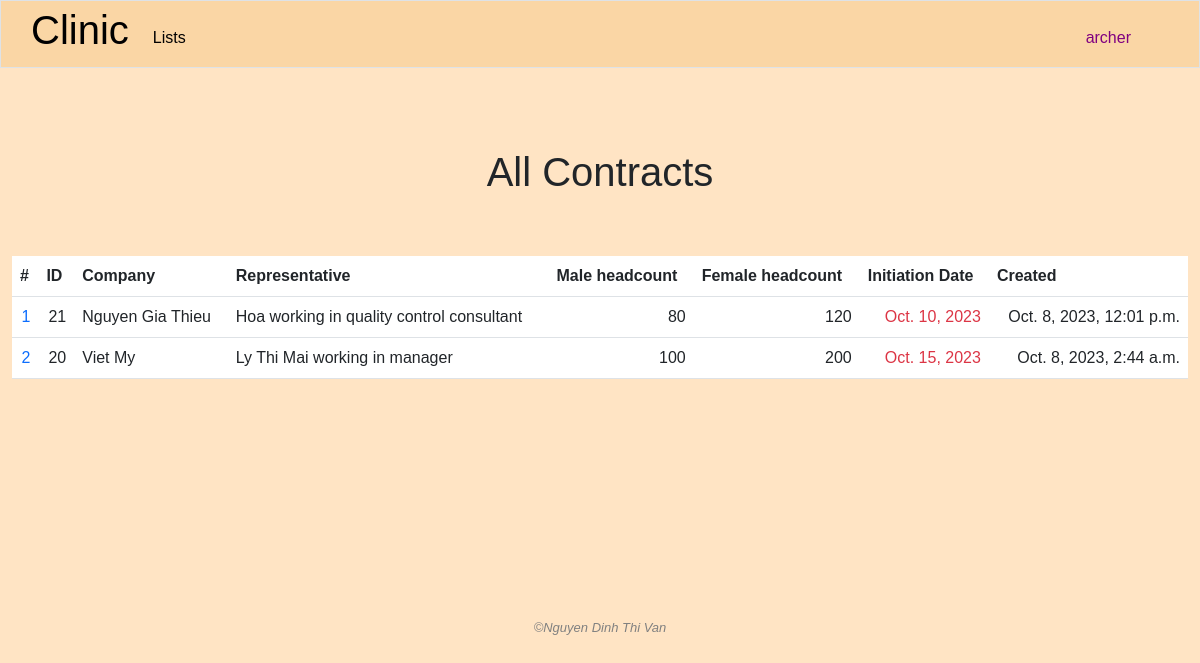
Before: /all_contracts (signed in) with the older database file.
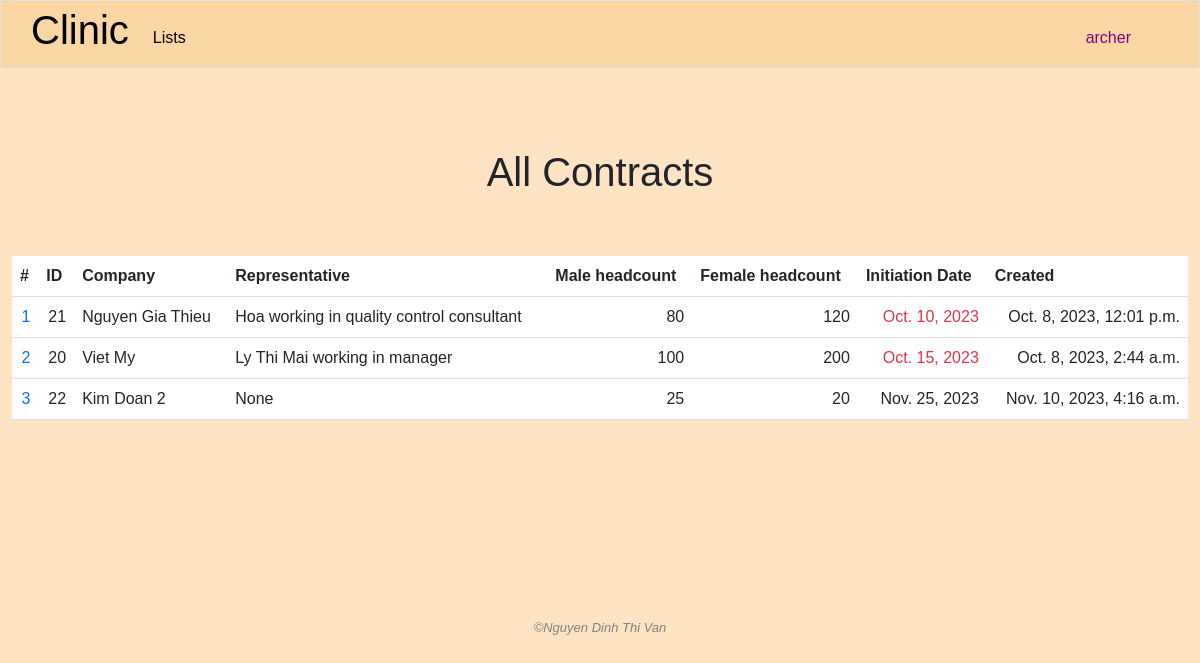
After: the same page with the newer database file.
### clinic/models.py (models this page shows, shortened)
class Contract(models.Model):
    client = models.ForeignKey(Company, on_delete=models.CASCADE, related_name='contracts')
    services = models.ManyToManyField(Service, related_name='contracts')
    male_headcount = models.IntegerField()
    female_headcount = models.IntegerField()
    total_value = models.IntegerField(blank=True, null=True)
    discount = models.DecimalField(max_digits=5, decimal_places=2, default=0.00)
    revenue = models.IntegerField(blank=True, null=True)
    initiation_date = models.DateField(blank=True, null=True)
    created = models.DateTimeField(auto_now_add=True)
    created_by = models.ForeignKey(User, on_delete=models.SET_NULL, blank=True, null=True, related_name='contracts_added')
    modified_by = models.ForeignKey(User, on_delete=models.SET_NULL, blank=True, null=True, related_name='contracts_modified')
    pdf_file = models.FileField(upload_to='uploaded_files/', blank=True, null=True)
    archived = models.BooleanField(default=False)
    archived_date = models.DateTimeField(blank=True, null=True)
    archived_by = models.ForeignKey(User, on_delete=models.SET_NULL, blank=True, null=True, related_name="archived_contracts")

class Company(models.Model):
    name = models.CharField(max_length=255)
    industry = models.CharField(max_length=255)
    address = models.TextField()
    email = models.CharField(max_length=255, blank=True, null=True)
    phone = models.CharField(max_length=255, blank=True, null=True)
    representative = models.ForeignKey('People', on_delete=models.SET_NULL, blank=True, null=True, related_name="companies")
    male_headcount = models.IntegerField()
    female_headcount = models.IntegerField()
    created_by = models.ForeignKey(User, on_delete=models.SET_NULL, blank=True, null=True, related_name="add_companies")
    modified_by = models.ForeignKey(User, on_delete=models.SET_NULL, blank=True, null=True, related_name="modified_companies")

class People(models.Model):
    name = models.CharField(max_length=255)
    company = models.ManyToManyField(Company,related_name="contact")
    position = models.TextField(blank=True)
    address = models.TextField(blank=True, null=True)
    email = models.CharField(max_length=255)
    phone = models.CharField(max_length=255)
    note = models.TextField(blank=True)
    created_by = models.ForeignKey(User, on_delete=models.SET_NULL, blank=True, null=True, related_name='add_people')
    modified_by = models.ForeignKey(User, on_delete=models.SET_NULL, blank=True, null=True, related_name='modified_person')
    def __str__(self):
        return f"{self.name} working in {self.position}"

### clinic/views.py (the view)
# urls.py: path('all_contracts', views.all_contracts, name="all_contracts"),
@login_required
def all_contracts(request):
    if "read_contract_info" not in user_right(request.user.management_right_level):
        request.session['nay_message'] = 'You do not have the right to access this information'
        return HttpResponseRedirect(reverse('index'))
    contracts = Contract.objects.filter(archived=False).order_by('initiation_date')
    today = date.today()
    for contract in contracts:
        if days_between(str(today), str(contract.initiation_date)) <= 10:
            contract.in_within_10_days = True
        else:
            contract.in_within_10_days = False
    yay_message = request.session.get('yay_message', '')
    nay_message = request.session.get('nay_message', '')
    request.session['yay_message'] = ''
    request.session['nay_message'] = ''
    return render(request, "clinic/contracts.html", {
        "contracts": contracts,
        "today": today,
        "yay_message": yay_message,
        "nay_message": nay_message
    })

### clinic/helpers.py (called while the page is built)
def days_between(d1, d2):
    d1 = datetime.strptime(d1, '%Y-%m-%d')
    d2 = datetime.strptime(d2, '%Y-%m-%d')
    return (d2 - d1).days

### clinic/templates/clinic/contracts.html (shortened to what this page needs)
{% extends "clinic/layout.html" %}
{% load static %}
{% block main %}
    <h1 class="text-center page-title">All Contracts</h1>
    <div class="container-fluid">
        <table class="table table-hover">
            <thead>
                <tr>
                    <th>
                        #
                    </th>
                    <th>
                        ID
                    </th>
                    <th>
                        Company
                    </th>
                    <th>
                        Representative
                    </th>
                    <th>
                        Male headcount
                    </th>
                    <th>
                        Female headcount
                    </th>
                    <th>
                        Initiation Date
                    </th>
                    <th>
                        Created
                    </th>
                </tr>
            </thead>
            <tbody>
                {% for contract in contracts %}
                    <tr>
                        <td class="text-end">
                            <a class="no-underline" href="{% url 'contract_detail' contract_id=contract.id %}">
                                {{ forloop.counter }}
                            </a>
                        </td>
                        <td class="text-end">{{ contract.id }}</td>
                        <td>{{ contract.client.name }}</td>
                        <td>{{ contract.client.representative }}</td>
                        <td class="text-end">{{ contract.male_headcount }}</td>
                        <td class="text-end">{{ contract.female_headcount }}</td>
                        <td class="text-end {% if contract.in_within_10_days %} text-danger {% endif %}">{{ contract.initiation_date }}</td>
                        <td class="text-end">{{ contract.created }}</td>
                    </tr>
                {% endfor %}
            </tbody>
        </table>
    </div>
{% endblock %}

Changed rows visible on the page:
added Contract: id "22", client.name "Kim Doan 2", client.representative "None", male_headcount "25", female_headcount "20", initiation_date "Nov. 25, 2023", created "Nov. 10, 2023, 4:16 a.m."
